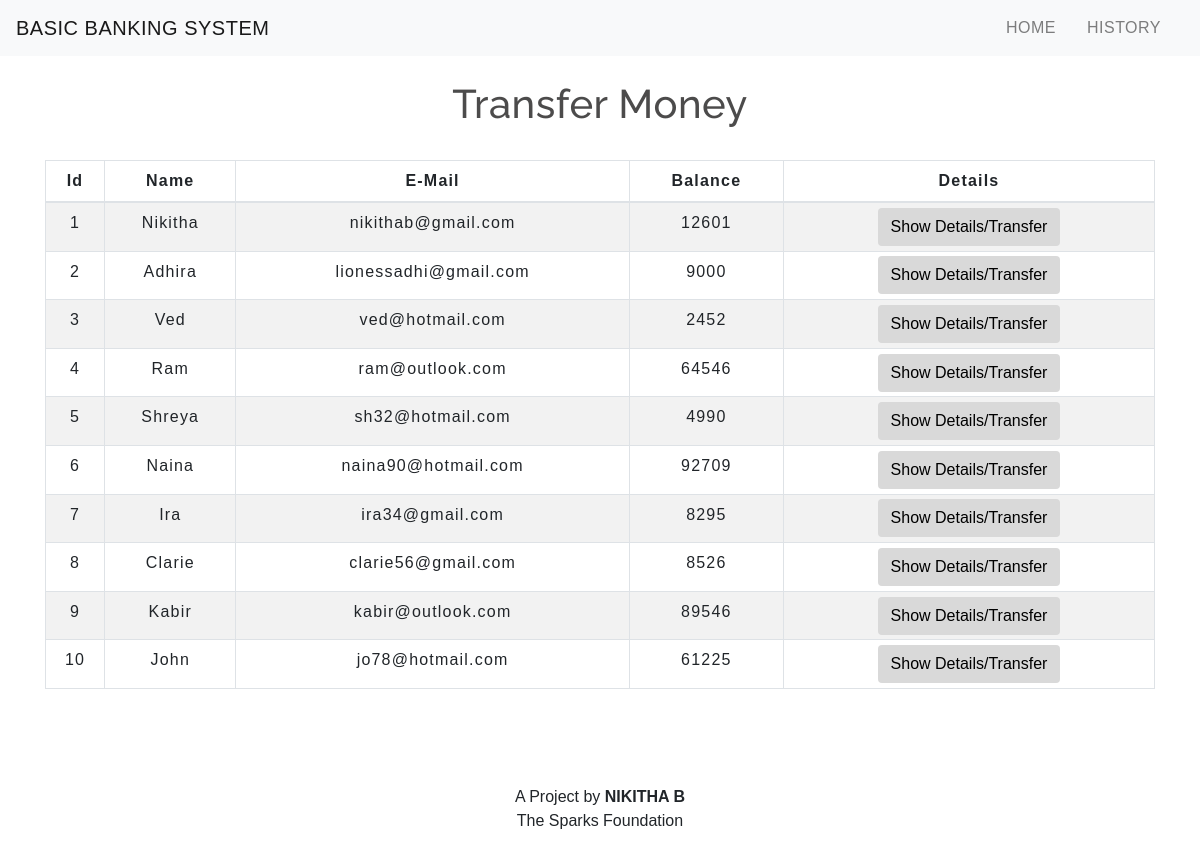
The app's page /transfermoney.php with its own data.
### tables this page shows
CREATE TABLE `users` (
  `id` int(5) NOT NULL,
  `name` text NOT NULL,
  `email` varchar(30) NOT NULL,
  `balance` int(8) NOT NULL
);

### transfermoney.php (the view, shortened to what this page needs)
<!DOCTYPE html>
<html lang="en">
<head>
    <link rel="stylesheet" href="https://maxcdn.bootstrapcdn.com/bootstrap/4.0.0/css/bootstrap.min.css">
    <link rel="stylesheet" type="text/css" href="css/table.css">
    <link rel="stylesheet" type="text/css" href="css/navbar.css">
</head>
<body>
<?php
    include 'config.php';
    $sql = "SELECT * FROM users";
    $result = mysqli_query($conn,$sql);
?>
<?php
  include 'navbar.php';
?>
<div class="container">
        <h2 class="text-center pt-4">Transfer Money</h2>
        <br>
            <div class="row">
                <div class="col">
                    <div class="table-responsive-sm">
                    <table class="table table-hover table-sm table-striped table-condensed table-bordered">
                        <thead>
                            <tr>
                            <th scope="col" class="text-center py-2">Id</th>
                            <th scope="col" class="text-center py-2">Name</th>
                            <th scope="col" class="text-center py-2">E-Mail</th>
                            <th scope="col" class="text-center py-2">Balance</th>
                            <th scope="col" class="text-center py-2">Details</th>
                            </tr>
                        </thead>
                        <tbody>
                <?php
                    while($rows=mysqli_fetch_assoc($result)){
                ?>
                    <tr>
                        <td class="py-2"><?php echo $rows['id'] ?></td>
                        <td class="py-2"><?php echo $rows['name']?></td>
                        <td class="py-2"><?php echo $rows['email']?></td>
                        <td class="py-2"><?php echo $rows['balance']?></td>
                        <td><a href="selecteduserdetail.php?id= <?php echo $rows['id'] ;?>"> <button type="button" class="btn">Show Details/Transfer</button></a></td>
                    </tr>
                <?php
                    }
                ?>
                        </tbody>
                    </table>
                    </div>
                </div>
            </div>
         </div>
<br>
      <footer class="text-center mt-5 py-2">
        <p>A Project by <b>NIKITHA B</b> <br>The Sparks Foundation </p>
      </footer>
</body>
</html>

### css/table.css (style rules this page uses)
* { padding: 0; margin: 0; box-sizing: border-box; font-family: sans-serif; }
h2 { font-size: 40px; }
table { letter-spacing: 1.2px; }
td { text-align: center; }
button { border:none; background: #d9d9d9; transition: 1s; }

### css/navbar.css (style rules this page uses)
h2 { color: #4C4B4B; letter-spacing: 0.5px; font-family: raleway; }

### transfermoney.php (style rules this page uses)
button { transition: 1.5s; }

### records on screen
users: id "1", name "Nikitha", email "nikithab@gmail.com", balance "12601"
users: id "2", name "Adhira", email "lionessadhi@gmail.com", balance "9000"
users: id "3", name "Ved", email "ved@hotmail.com", balance "2452"
users: id "4", name "Ram", email "ram@outlook.com", balance "64546"
users: id "5", name "Shreya", email "sh32@hotmail.com", balance "4990"
users: id "6", name "Naina", email "naina90@hotmail.com", balance "92709"
users: id "7", name "Ira", email "ira34@gmail.com", balance "8295"
users: id "8", name "Clarie", email "clarie56@gmail.com", balance "8526"
users: id "9", name "Kabir", email "kabir@outlook.com", balance "89546"
users: id "10", name "John", email "jo78@hotmail.com", balance "61225"
